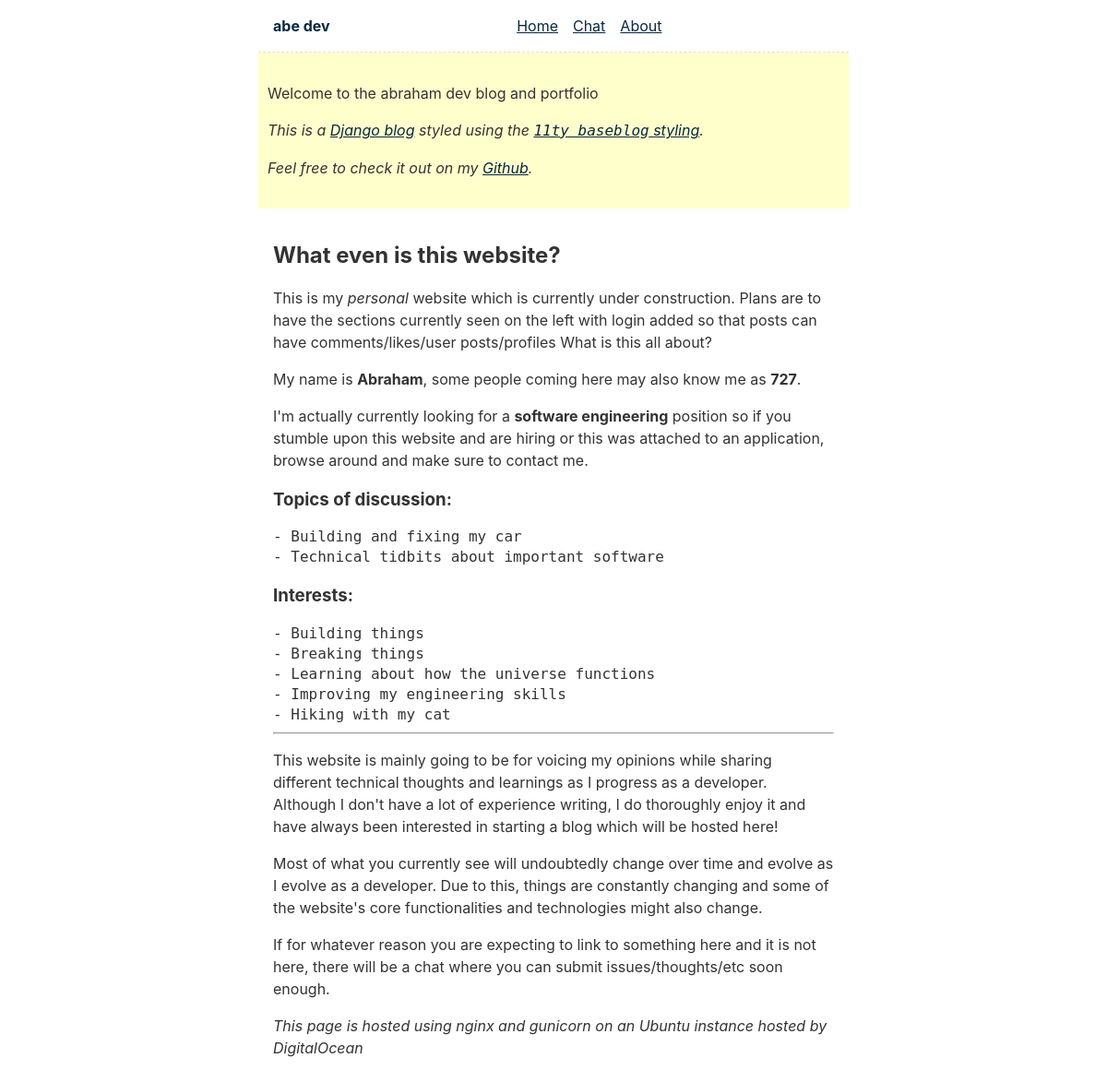
The page /1-01/ on the database its author committed.
### blog/models.py (models this page shows)
class Post(models.Model):
    title = models.CharField(max_length=255)
    slug = models.SlugField()
    intro = models.TextField()
    body = MarkdownxField()
    created_at = models.DateTimeField(auto_now_add=True)
    class Meta:
        ordering = ('-created_at',)

### blog/views.py (the view)
# urls.py: path("<slug:slug>/", posts, name='post'),
def posts(request, slug):
    post = get_object_or_404(Post, slug=slug)
    return render(request, "blog/post.html", {'post': post})

### blog/templates/blog/post.html (shortened to what this page needs)
{% extends 'blog/base.html' %}
{% load markdownify %}
{% block content %}
    <div class="container animate">
        <article class="post" aria-label="Post">
            <div class="post__content">
                <div>
                    <h2 class="article__title">
                        <h1>{{ post.title }}</h1>
                    </h2>
                    <p>
                        {{ post.body|markdownify|safe }}
                    </p>
                </div>
            </div>
        </article>
    </div>
{% endblock %}

### blog/static/styles/main.css (style rules this page uses)
:root { --font-family: -apple-system, system-ui, sans-serif; --font-family-monospace: Consolas, Menlo, Monaco, Andale Mono WT, Andale Mono, Lucida Console, Lucida Sans Typewriter, DejaVu Sans Mono, Bitstream Vera Sans Mono, Liberation Mono, Nimbus Mono L, Courier New, Courier, monospace; }
:root { --color-gray-20: #e0e0e0; --color-gray-50: #C0C0C0; --color-gray-90: #333; --background-color: #fff; --text-color: var(--color-gray-90); --text-color-link: #082840; --text-color-link-active: #5f2b48; --text-color-link-visited: #17050F; --syntax-tab-size: 2; }
* { box-sizing: border-box; }
html, body { padding: 0; margin: 0 auto; font-family: var(--font-family); color: var(--text-color); background-color: var(--background-color); }
html { overflow-y: scroll; }
body { max-width: 40em; }
p { line-height: 1.5; }
main :first-child { margin-top: 0; }
pre, code { font-family: var(--font-family-monospace); }
pre:not([class*="language-"]) { margin: .5em 0; line-height: 1.375; -moz-tab-size: var(--syntax-tab-size); -o-tab-size: var(--syntax-tab-size); tab-size: var(--syntax-tab-size); -webkit-hyphens: none; -ms-hyphens: none; hyphens: none; direction: ltr; text-align: left; white-space: pre; word-spacing: normal; word-break: normal; }
code { word-break: break-all; }

### rows shown on the page
Post: title "What even is this website?", body "This is my personal website which is currently under construction. Plans are to have the sections currently seen on the left with login added so that posts can have comments/likes/user posts/profiles What is this all about? My name is Abraham , some people coming here may also know me as 727 . I'm actually currently looking for a software engineering position so if you stumble upon this website and are hiring or this was attached to an application, browse around and make sure to contact me. Topics of discussion: - Building and fixing my car - Technical tidbits about important software Interests: - Building things - Breaking things - Learning about how the universe functions - Improving my…"
